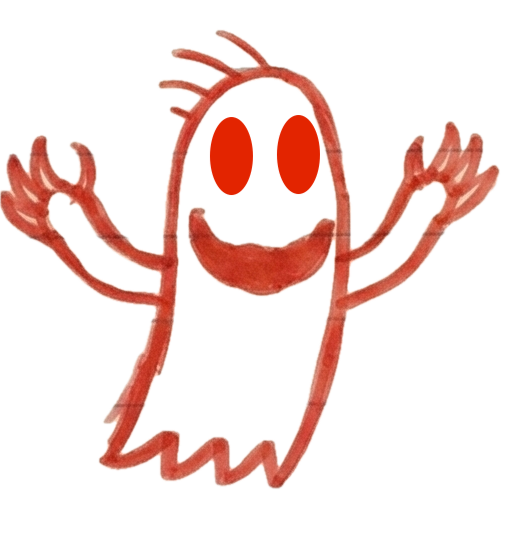
#> input picture ghost_float.png, 521 x 544 px
$ python build_generated_walk_sheet.py --input ../ghost_float.png --output out.png --frame-width 100 --frame-height 100 --character-height 100
#> lines starting #> are read from the running program, lines starting #| are printed output that depends on the picture
from __future__ import annotations

import argparse
from collections import deque
from pathlib import Path

from PIL import Image


def frame_bounds(width: int, frame_index: int, frames: int) -> tuple[int, int]:
    return round(frame_index * width / frames), round((frame_index + 1) * width / frames)


def remove_small_alpha_components(image: Image.Image, minimum_pixels: int) -> Image.Image:
    if minimum_pixels <= 0:
        return image

    alpha = image.getchannel("A")
    pixels = alpha.load()
    width, height = alpha.size
    visited: set[tuple[int, int]] = set()

    for y in range(height):
        for x in range(width):
            if (x, y) in visited or pixels[x, y] < 40:
                continue
            component: list[tuple[int, int]] = []
            queue = deque([(x, y)])
            visited.add((x, y))
            while queue:
                current_x, current_y = queue.popleft()
                component.append((current_x, current_y))
                for next_x, next_y in (
                    (current_x + 1, current_y),
                    (current_x - 1, current_y),
                    (current_x, current_y + 1),
                    (current_x, current_y - 1),
                ):
                    if (
                        0 <= next_x < width
                        and 0 <= next_y < height
                        and (next_x, next_y) not in visited
                        and pixels[next_x, next_y] >= 40
                    ):
                        visited.add((next_x, next_y))
                        queue.append((next_x, next_y))
            if len(component) < minimum_pixels:
                for component_x, component_y in component:
                    pixels[component_x, component_y] = 0

    image.putalpha(alpha)
    return image


def build_sheet(
    source_path: Path,
    output_path: Path,
    frames: int,
    frame_width: int,
    frame_height: int,
    character_height: int,
    bottom_padding: int,
    align_bottoms: bool,
    min_component_pixels: int,
) -> None:
#> called with frames = 8, frame_width = 100, frame_height = 100, character_height = 100, bottom_padding = 8, align_bottoms = False, min_component_pixels = 0
    source = Image.open(source_path).convert("RGBA")
#> source is the input picture: PIL image 521x544 RGBA; mean R, G, B, A 45, 22.5, 18, 45.1
    bboxes = []
    source_frames = []
    for frame_index in range(frames):
        left, right = frame_bounds(source.width, frame_index, frames)
        frame = remove_small_alpha_components(
            source.crop((left, 0, right, source.height)),
            min_component_pixels,
        )
        bbox = frame.getchannel("A").getbbox()
        if bbox is None:
            raise ValueError(f"Frame {frame_index} has no opaque pixels.")
        source_frames.append(frame)
        bboxes.append(bbox)
#> this loop made 8 passes
#> bbox on passes 1 to 8: (0, 133, 65, 267), (0, 140, 65, 472), (0, 46, 65, 483), (0, 28, 65, 488), (0, 51, 66, 490), (0, 97, 65, 408), (0, 120, 65, 293), (0, 123, 45, 224)
#> pass 1, in build_sheet, `frame = remove_small_alpha_components( source.crop((left, 0, right, so..`:
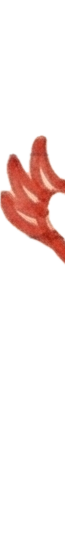
#> frame: PIL image 65x544 RGBA; mean R, G, B, A 29.2, 15.3, 12.6, 31.4; transparent parts drawn white
#> pass 2, in build_sheet, `frame = remove_small_alpha_components( source.crop((left, 0, right, so..`:
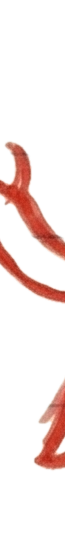
#> frame: PIL image 65x544 RGBA; mean R, G, B, A 37.2, 20.8, 17.5, 36.4; transparent parts drawn white
#> pass 3, in build_sheet, `frame = remove_small_alpha_components( source.crop((left, 0, right, so..`:
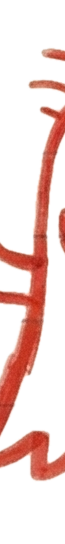
#> frame: PIL image 65x544 RGBA; mean R, G, B, A 66.4, 36, 30.1, 63.7; transparent parts drawn white
#> after the loop, bboxes = [(0, 133, 65, 267), (0, 140, 65, 472), (0, 46, 65, 483), (0, 28, 65, 488), (0, 51, 66, 490), (0, 97, 65, 408), (0, 120, 65, 293), (0, 123, 45, 224)]; source_frames = 8 items

    tallest_frame = max(bbox[3] - bbox[1] for bbox in bboxes)
#> tallest_frame = 460
    source_baseline = max(bbox[3] for bbox in bboxes)
#> source_baseline = 490
    scale = character_height / tallest_frame
#> scale = 0.217
    output_baseline = frame_height - bottom_padding
    sheet = Image.new("RGBA", (frame_width * frames, frame_height), (0, 0, 0, 0))
#> sheet: PIL image 800x100 RGBA; every value is 0

    for frame_index, bbox in enumerate(bboxes):
        character = source_frames[frame_index].crop(bbox)
        resized = character.resize(
            (round(character.width * scale), round(character.height * scale)),
            Image.Resampling.LANCZOS,
        )
        x = frame_index * frame_width + round((frame_width - resized.width) / 2)
        y = round(output_baseline - resized.height) if align_bottoms else round(
            output_baseline + (bbox[1] - source_baseline) * scale
        )
        sheet.alpha_composite(resized, (x, y))
#> this loop made 8 passes
#> (bbox, x, y) on passes 1 to 8: ((0, 133, 65, 267), 43, 14), ((0, 140, 65, 472), 143, 16), ((0, 46, 65, 483), 243, -5), ((0, 28, 65, 488), 343, -8), ((0, 51, 66, 490), 443, -3), ((0, 97, 65, 408), 543, 7), ((0, 120, 65, 293), 643, 12), ((0, 123, 45, 224), 745, 12)
#> pass 1, in build_sheet, `character = source_frames[frame_index].crop(bbox)`:
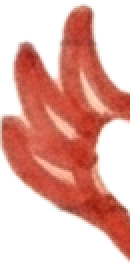
#> character: PIL image 65x134 RGBA (shown 2 times larger); mean R, G, B, A 118.4, 61.9, 51.2, 127.6; transparent parts drawn white
#> pass 2, in build_sheet, `character = source_frames[frame_index].crop(bbox)`:
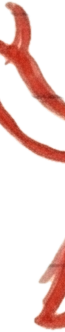
#> character: PIL image 65x332 RGBA; mean R, G, B, A 61, 34.1, 28.7, 59.7; transparent parts drawn white
#> pass 3, in build_sheet, `character = source_frames[frame_index].crop(bbox)`:
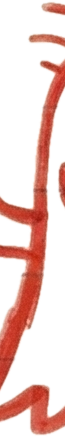
#> character: PIL image 65x437 RGBA; mean R, G, B, A 82.6, 44.8, 37.5, 79.3; transparent parts drawn white
#> after the loop:
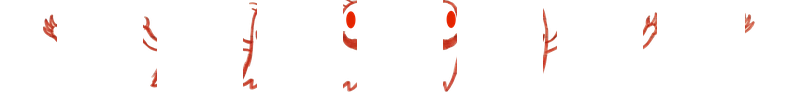
#> sheet: PIL image 800x100 RGBA; mean R, G, B, A 9.6, 4.8, 3.8, 7.3; transparent parts drawn white

    output_path.parent.mkdir(parents=True, exist_ok=True)
    sheet.save(output_path)
    print(f"Wrote {output_path} ({sheet.width}x{sheet.height}; {frames} frames)")
#| Wrote out.png (800x100; 8 frames)


def main() -> None:
    parser = argparse.ArgumentParser(description="Convert a chroma-keyed horizontal walk strip into a Phaser spritesheet.")
    parser.add_argument("--input", type=Path, required=True)
    parser.add_argument("--output", type=Path, required=True)
    parser.add_argument("--frames", type=int, default=8)
    parser.add_argument("--frame-width", type=int, required=True)
    parser.add_argument("--frame-height", type=int, required=True)
    parser.add_argument("--character-height", type=int, required=True)
    parser.add_argument("--bottom-padding", type=int, default=8)
    parser.add_argument("--align-bottoms", action="store_true")
    parser.add_argument("--min-component-pixels", type=int, default=0)
    args = parser.parse_args()
    build_sheet(
        args.input,
        args.output,
        args.frames,
        args.frame_width,
        args.frame_height,
        args.character_height,
        args.bottom_padding,
        args.align_bottoms,
        args.min_component_pixels,
    )


if __name__ == "__main__":
    main()
